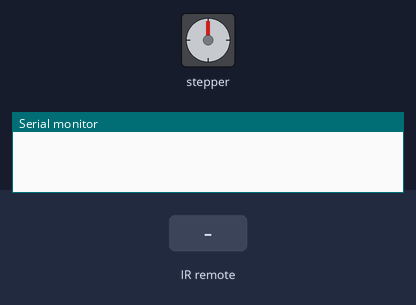
The sketch below on a simulated Arduino Mega 2560, built with avr-gcc and run on an emulated ATmega2560. Shown: stepper motor, the last lines printed to the serial monitor. The test bench sets the inputs (shaded band). Stepper angles assume 2048 steps per turn.

Above: at 1.2 s.
1.3 s: infrared code 0xFF906F received
At 1.75 s:
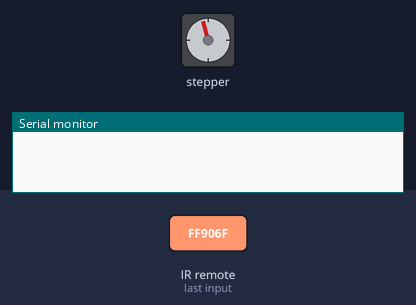
At 2.35 s:
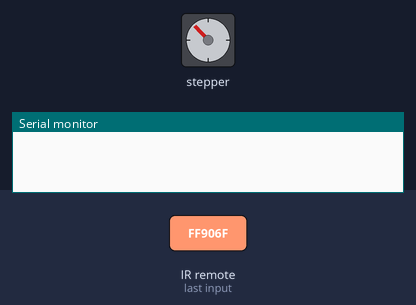
10.3 s: infrared code 0xFFA857 received
At 11.21 s:
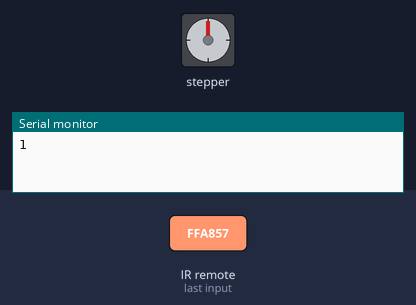
Timing chart, 0 to 19.3 s (numbered marks = the images above; inputs shaded):
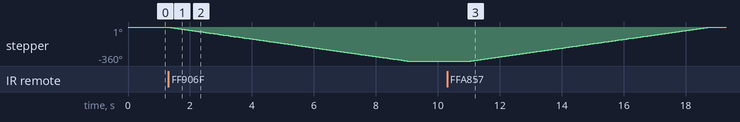

The sketch:

Lesson16_MEGA.ino
```cpp
#include "Stepper.h"
#include "IRremote.h"
#define STEPS 32

//variables
int Steps2Take; //2048 = 1 rev
const int receiver = 12;

//object delcarations
Stepper small_stepper(STEPS, 8, 10, 9, 11);
IRrecv irrecv(receiver);
decode_results results;


void setup() {
  // put your setup code here, to run once:
  irrecv.enableIRIn();
  Serial.begin(9600);
}

void Revolution(int steps)
{
  small_stepper.setSpeed(500);
  Steps2Take = steps;
  small_stepper.step(Steps2Take);
  delay(2000);
}

void loop() {
  // put your main code here, to run repeatedly:
  if( irrecv.decode(&results) )//get signal
  {
   switch(results.value)
   {
      case 0xFF906F:  //VOL+
          Revolution(-2048); //CW. Opposite of what lesson said. Something wrong?
          Serial.println(1); //output on monitor
          break;
      case 0xFFA857:
          Revolution(2048); //CCW
          Serial.println(2); //output on monitor
          break;
  }
  irrecv.resume();
  }

}
```

Measured:
- after the input at 1.3 s, stepper: turns 360° counter-clockwise in 7.7 s, starting at once
- after the input at 10.3 s, stepper: turns 360° clockwise in 7.7 s, starting after 0.76 s
